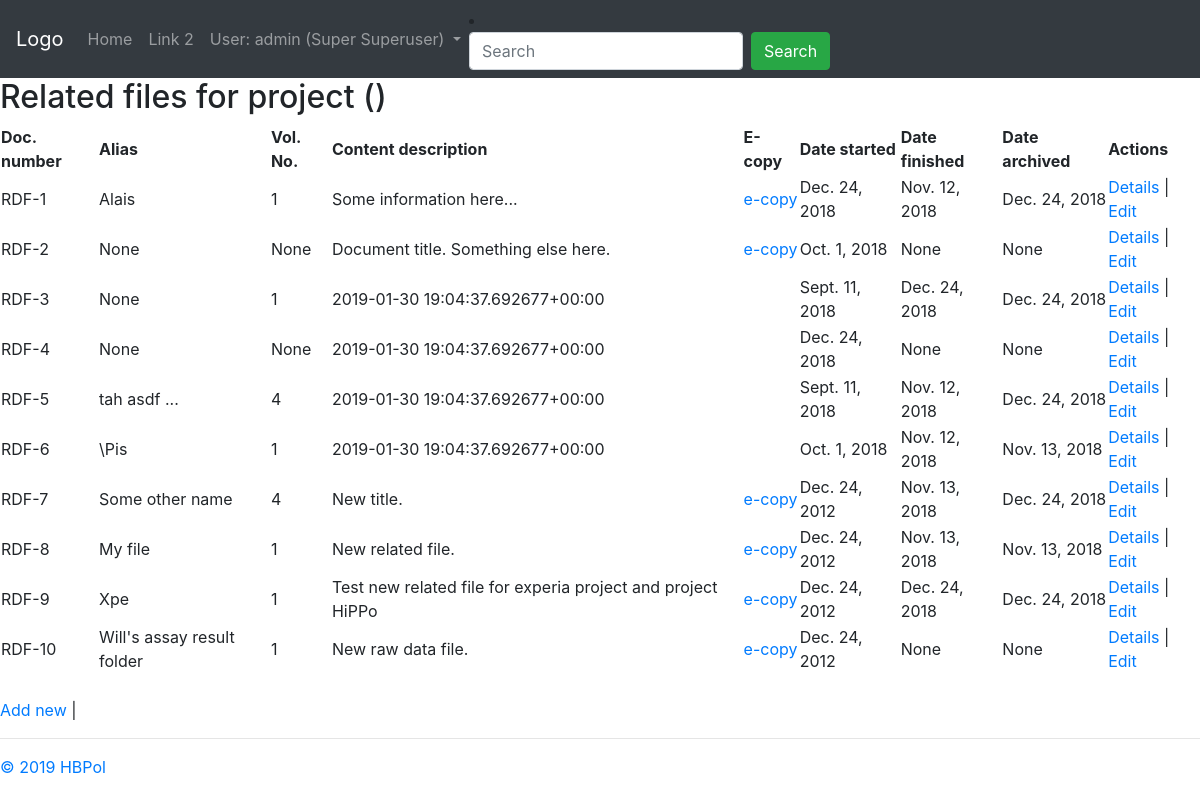
Page /coreapp/relatedfile/ (signed in) on the committed database.
### coreapp/models.py (models this page shows, shortened)
class User (AbstractUser):
    date_left = models.DateField(null=True, blank=True)
    def __str__(self):
        return self.get_full_name()

class Document(models.Model):
    author = models.ForeignKey(settings.AUTH_USER_MODEL, on_delete=models.SET_NULL, blank=True, null=True, verbose_name="Main author")
    project = models.ForeignKey(Project, on_delete=models.SET_NULL, blank=True, null=True, verbose_name="Associated project")
    title = models.TextField("Document title")
    location = models.ForeignKey(Location, on_delete=models.SET_NULL, blank=True, null=True, verbose_name="Hard copy location")
    document_code = models.CharField("Document code (e.g. study plan, report... )", max_length=3, choices=DOCUMENT_CODE, default='OTH')
    efile = models.FileField("Scanned copy", upload_to='uploads/', null=True, blank=True)
    class Meta:
        abstract = True

class RelatedFile(Document):
    author = models.ManyToManyField(settings.AUTH_USER_MODEL, verbose_name="Author(s)")
    project = models.ManyToManyField(Project, verbose_name="Associated project(s)")
    date_started = models.DateField("Date started", null=True, blank=True)
    date_finished = models.DateField("Date finished", null=True, blank=True)
    date_archived = models.DateField("Date archived", null=True, blank=True)
    alias = models.CharField("Alias (other names this file may be known as)", max_length=512, null=True, blank=True)
    vol_num = models.IntegerField("Volume number", null=True, blank=True)
    document_code = 'RDF'

### coreapp/views.py (the view)
# urls.py: path('relatedfile/', views.relatedfile_list, name='relatedfile-list'),
@login_required
def relatedfile_list(request):
    relatedfiles = RelatedFile.objects.all()
    context = {'relatedfiles': relatedfiles, 'page_title': 'R&D EPI | Project-related files'}
    return render(request, 'coreapp/relatedfile_list.html', context)

### coreapp/templates/coreapp/relatedfile_list.html
{% extends 'coreapp/base_generic.html' %}
{% block content %}
	{% include 'coreapp/relatedfile_list_core.html' %}
{% endblock %}

### coreapp/templates/coreapp/base_generic.html (shortened to what this page needs)
<!DOCTYPE html>
<html>
<head>
	<link rel="stylesheet" href="https://stackpath.bootstrapcdn.com/bootstrap/4.3.1/css/bootstrap.min.css">
</head>
<body>
	<nav class="navbar navbar-expand-sm bg-dark navbar-dark">
		<a class="navbar-brand" href="#">Logo</a>
		<ul class="navbar-nav">
			<li class="nav-item">
				<a class="nav-link" href="{% url 'home' %}">Home</a>
			</li>
			<li class="nav-item">
				<a class="nav-link" href="#">Link 2</a>
			</li>
			<li class="nav-item dropdown">
			<a class="nav-link dropdown-toggle" href="#" id="navbardrop" data-toggle="dropdown">
				{% if user.is_authenticated %}
					User: {{ user.username }} ({{ user }})
				{% endif %}
			</a>
			</li>
		</ul>
		<li class="nav-item">
			<form class="form-inline" action="">
				<input class="form-control mr-sm-2" type="text" placeholder="Search">
				<button class="btn btn-success" type="submit">Search</button>
			</form>
		</li>
	</nav>
	{% block content %}
	{% endblock %}
	{% block footer %}
	<hr>
	<a href="https://github.com/HBPol">&copy; 2019 HBPol</a>
	{% endblock %}
</body>
</html>

### coreapp/templates/coreapp/relatedfile_list_core.html (shortened to what this page needs)
	<h2>Related files for project {{ project.name }} ({{ project.prefix }})</h2>
	<table>
		<thead>
			<th>Doc. number</th>
			<th>Alias</th>
			<th>Vol. No.</th>
			<th>Content description</th>
			<th>E-copy</th>
			<th>Date started</th>
			<th>Date finished</th>
			<th>Date archived</th>
			<th>Actions</th>
		</thead>
		{% for relatedfile in relatedfiles %}
		<tr>
			<td>{{ relatedfile.document_code }}-{{ relatedfile.id }}</td>
			<td>{{ relatedfile.alias }}</td>
			<td>{{ relatedfile.vol_num }}</td>
			<td>{{ relatedfile.title|truncatechars:75 }}</td>
			<td>
			{% if relatedfile.efile %}
				<a href="{{ MEDIA_URL }}{{ relatedfile.efile }}">e-copy</a>
			{% endif %}
			</td>
			<td>{{ relatedfile.date_started }}</td>
			<td>{{ relatedfile.date_finished }}</td>
			<td>{{ relatedfile.date_archived }}</td>
			<td><a href="{% url 'relatedfile-detail' relatedfile.id %}">Details</a> | <a href="{% url 'relatedfile-edit' relatedfile.id %}">Edit</a></td>
		</tr>
		{% endfor %}
	</table>
	<br>
	<a href="{% url 'relatedfile-create' %}">Add new</a> |

### rows in the picture
User: username "admin", first_name+last_name "Super Superuser"
RelatedFile: document_code "RDF", id "1", alias "Alais", vol_num "1", title "Some information here...", date_started "Dec. 24, 2018", date_finished "Nov. 12, 2018", date_archived "Dec. 24, 2018"
RelatedFile: document_code "RDF", id "2", alias "None", vol_num "None", title "Document title. Something else here.", date_started "Oct. 1, 2018", date_finished "None", date_archived "None"
RelatedFile: document_code "RDF", id "3", alias "None", vol_num "1", title "2019-01-30 19:04:37.692677+00:00", date_started "Sept. 11, 2018", date_finished "Dec. 24, 2018", date_archived "Dec. 24, 2018"
RelatedFile: document_code "RDF", id "4", alias "None", vol_num "None", title "2019-01-30 19:04:37.692677+00:00", date_started "Dec. 24, 2018", date_finished "None", date_archived "None"
RelatedFile: document_code "RDF", id "5", alias "tah asdf ...", vol_num "4", title "2019-01-30 19:04:37.692677+00:00", date_started "Sept. 11, 2018", date_finished "Nov. 12, 2018", date_archived "Dec. 24, 2018"
RelatedFile: document_code "RDF", id "6", alias "\\Pis", vol_num "1", title "2019-01-30 19:04:37.692677+00:00", date_started "Oct. 1, 2018", date_finished "Nov. 12, 2018", date_archived "Nov. 13, 2018"
RelatedFile: document_code "RDF", id "7", alias "Some other name", vol_num "4", title "New title.", date_started "Dec. 24, 2012", date_finished "Nov. 13, 2018", date_archived "Dec. 24, 2018"
RelatedFile: document_code "RDF", id "8", alias "My file", vol_num "1", title "New related file.", date_started "Dec. 24, 2012", date_finished "Nov. 13, 2018", date_archived "Nov. 13, 2018"
RelatedFile: document_code "RDF", id "9", alias "Xpe", vol_num "1", title "Test new related file for experia project and project HiPPo", date_started "Dec. 24, 2012", date_finished "Dec. 24, 2018", date_archived "Dec. 24, 2018"
RelatedFile: document_code "RDF", id "10", alias "Will's assay result folder", vol_num "1", title "New raw data file.", date_started "Dec. 24, 2012", date_finished "None", date_archived "None"
